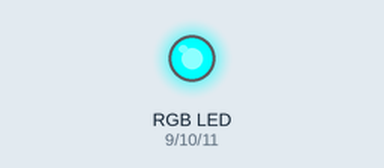
Recording of a sketch running on a simulated Arduino Uno, built with avr-gcc and run on an emulated ATmega328P. Shown: an RGB LED mixed from three pins (HIGH = lit).

Above: at 0.05 s.
At 1.75 s:
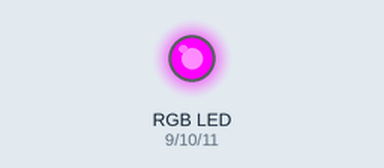
At 2.6 s:
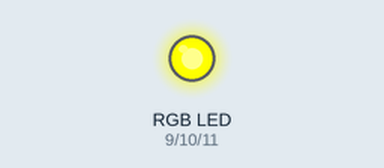
At 3.5 s:
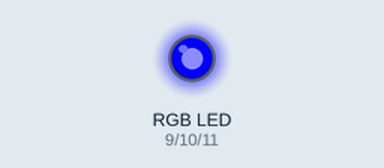
At 5.25 s:
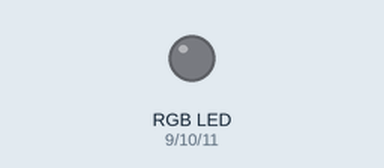
At 7.0 s:
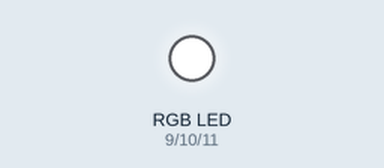
Timing chart, 0 to 9.1 s (numbered marks = the images above):
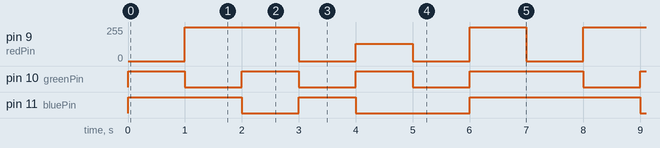

The sketch:

Project_4.2.ino
```cpp
int redPin = 9; //定义红色接D
int greenPin = 10; //定义绿色接D10
int bluePin = 11; //定义蓝色接D11

//控制颜色显示的函数，这样能代替重复性的代码，使代码更简洁高效
void color(int red, int green,int blue) {
  analogWrite(redPin, red); //输出PWM控制红色led
  analogWrite(greenPin, green); //输出PWM控制绿色led
  analogWrite(bluePin, blue); //输出PWM控制蓝色led
}

void setup() {
    //设置三个管脚为输出模式
    pinMode(redPin, OUTPUT);
    pinMode(greenPin, OUTPUT);
    pinMode(bluePin, OUTPUT);

    //熄灭全部灯
    color(255,255,255);
}

void loop() {
  //调用color函数控制灯光
  color(0,255,255); //亮红灯
  delay(1000);  //延时一秒
  color(255,0,255); //亮绿灯
  delay(1000);
  color(255,255,0); //亮蓝灯
  delay(1000);
  color(0,0,255); //亮黄灯
  delay(1000);
  color(128,255,0); //亮紫灯
  delay(1000);
  color(0,0,0); //亮白灯
  delay(1000);
  color(255,255,255); //熄灭所有灯
  delay(1000);
}
```

Measured:
- by itself, pin 9 (redPin): repeats every 7.0 s: 0/255 1.0 s, 128/255 1.0 s, 0/255 1.0 s, 255/255 1.0 s, 0/255 1.0 s, 255/255 2.0 s
- by itself, pin 10 (greenPin): repeats every 7.0 s: 2 × (HIGH 1.0 s, LOW 1.0 s), HIGH 2.0 s, LOW 1.0 s
- by itself, pin 11 (bluePin): repeats every 7.0 s: HIGH 1.0 s, LOW 2.0 s, HIGH 3.0 s, LOW 1.0 s
